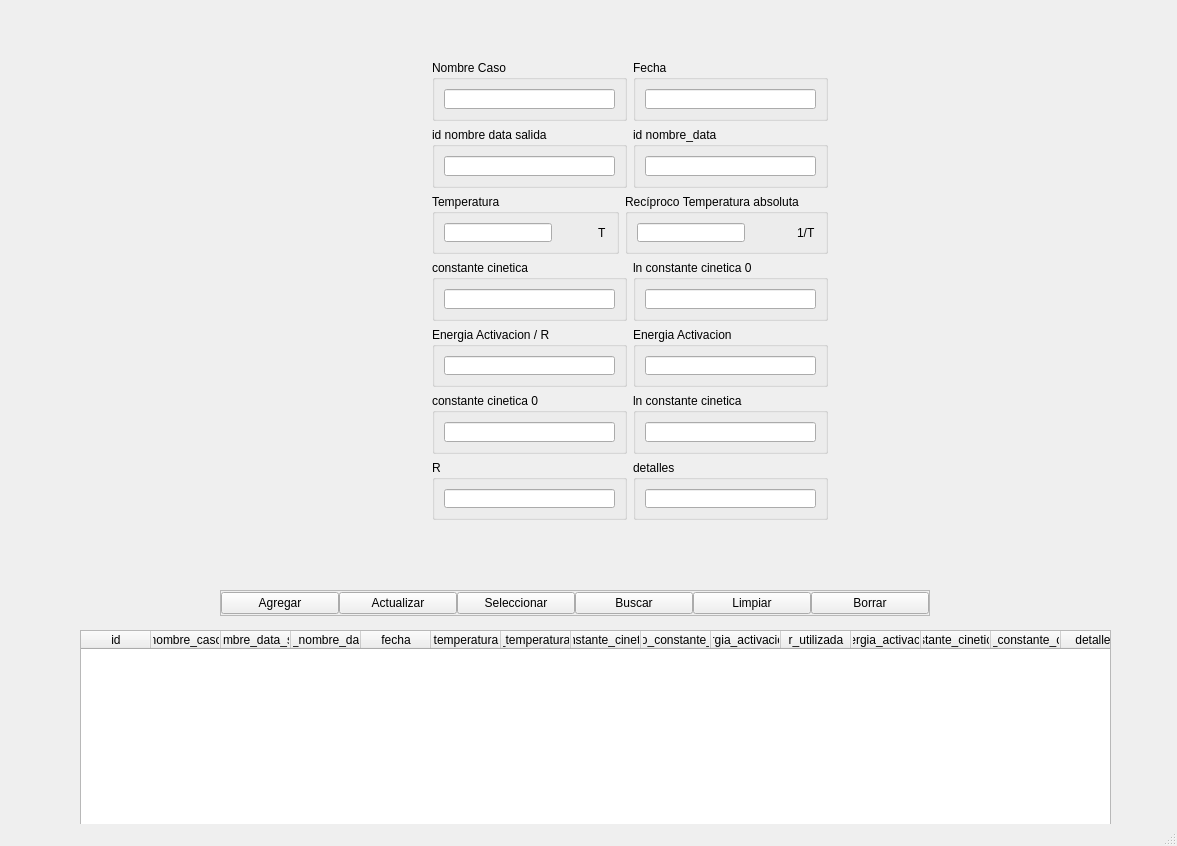
<?xml version="1.0" encoding="UTF-8"?>
<ui version="4.0">
 <class>MainWindow</class>
 <widget class="QMainWindow" name="MainWindow">
  <property name="geometry">
   <rect>
    <x>0</x>
    <y>0</y>
    <width>1177</width>
    <height>846</height>
   </rect>
  </property>
  <property name="windowTitle">
   <string>MainWindow</string>
  </property>
  <widget class="QWidget" name="centralwidget">
   <widget class="QFrame" name="funciones_frame_a">
    <property name="geometry">
     <rect>
      <x>220</x>
      <y>590</y>
      <width>710</width>
      <height>26</height>
     </rect>
    </property>
    <property name="frameShape">
     <enum>QFrame::StyledPanel</enum>
    </property>
    <property name="frameShadow">
     <enum>QFrame::Raised</enum>
    </property>
    <layout class="QHBoxLayout" name="horizontalLayout_76">
     <property name="spacing">
      <number>0</number>
     </property>
     <property name="leftMargin">
      <number>0</number>
     </property>
     <property name="topMargin">
      <number>0</number>
     </property>
     <property name="rightMargin">
      <number>0</number>
     </property>
     <property name="bottomMargin">
      <number>0</number>
     </property>
     <item>
      <widget class="QPushButton" name="agregar_a_btn">
       <property name="text">
        <string>Agregar</string>
       </property>
      </widget>
     </item>
     <item>
      <widget class="QPushButton" name="actualizar_a_btn">
       <property name="text">
        <string>Actualizar</string>
       </property>
      </widget>
     </item>
     <item>
      <widget class="QPushButton" name="seleccionar_a_btn">
       <property name="text">
        <string>Seleccionar</string>
       </property>
      </widget>
     </item>
     <item>
      <widget class="QPushButton" name="buscar_a_btn">
       <property name="text">
        <string>Buscar</string>
       </property>
      </widget>
     </item>
     <item>
      <widget class="QPushButton" name="limpiar_a_btn">
       <property name="text">
        <string>Limpiar</string>
       </property>
      </widget>
     </item>
     <item>
      <widget class="QPushButton" name="borrar_a_btn">
       <property name="text">
        <string>Borrar</string>
       </property>
      </widget>
     </item>
    </layout>
   </widget>
   <widget class="QTableWidget" name="datos_salida_tabla">
    <property name="geometry">
     <rect>
      <x>80</x>
      <y>630</y>
      <width>1031</width>
      <height>250</height>
     </rect>
    </property>
    <property name="minimumSize">
     <size>
      <width>0</width>
      <height>250</height>
     </size>
    </property>
    <property name="focusPolicy">
     <enum>Qt::NoFocus</enum>
    </property>
    <property name="showGrid">
     <bool>false</bool>
    </property>
    <attribute name="horizontalHeaderMinimumSectionSize">
     <number>50</number>
    </attribute>
    <attribute name="horizontalHeaderDefaultSectionSize">
     <number>70</number>
    </attribute>
    <attribute name="horizontalHeaderStretchLastSection">
     <bool>true</bool>
    </attribute>
    <attribute name="verticalHeaderVisible">
     <bool>false</bool>
    </attribute>
    <column>
     <property name="text">
      <string>id</string>
     </property>
    </column>
    <column>
     <property name="text">
      <string>nombre_caso</string>
     </property>
    </column>
    <column>
     <property name="text">
      <string>id_nombre_data_salida</string>
     </property>
    </column>
    <column>
     <property name="text">
      <string>id_nombre_data</string>
     </property>
    </column>
    <column>
     <property name="text">
      <string>fecha</string>
     </property>
    </column>
    <column>
     <property name="text">
      <string>temperatura</string>
     </property>
    </column>
    <column>
     <property name="text">
      <string>reciproco_temperatura_absoluta</string>
     </property>
    </column>
    <column>
     <property name="text">
      <string>constante_cinetica</string>
     </property>
    </column>
    <column>
     <property name="text">
      <string>logaritmo_constante_cinetica</string>
     </property>
    </column>
    <column>
     <property name="text">
      <string>energia_activacion_r</string>
     </property>
    </column>
    <column>
     <property name="text">
      <string>r_utilizada</string>
     </property>
    </column>
    <column>
     <property name="text">
      <string>energia_activacion</string>
     </property>
    </column>
    <column>
     <property name="text">
      <string>constante_cinetica_0</string>
     </property>
    </column>
    <column>
     <property name="text">
      <string>logaritmo_constante_cinetica_0</string>
     </property>
    </column>
    <column>
     <property name="text">
      <string>detalles</string>
     </property>
    </column>
   </widget>
   <widget class="QWidget" name="">
    <property name="geometry">
     <rect>
      <x>360</x>
      <y>60</y>
      <width>539</width>
      <height>460</height>
     </rect>
    </property>
    <layout class="QHBoxLayout" name="horizontalLayout_11">
     <item>
      <spacer name="horizontalSpacer">
       <property name="orientation">
        <enum>Qt::Horizontal</enum>
       </property>
       <property name="sizeHint" stdset="0">
        <size>
         <width>40</width>
         <height>20</height>
        </size>
       </property>
      </spacer>
     </item>
     <item>
      <layout class="QVBoxLayout" name="verticalLayout">
       <item>
        <layout class="QHBoxLayout" name="horizontalLayout_4">
         <item>
          <widget class="QGroupBox" name="groupBox_15">
           <property name="title">
            <string>Nombre Caso</string>
           </property>
           <layout class="QVBoxLayout" name="verticalLayout_40">
            <item>
             <widget class="QLineEdit" name="nombre_caso_a_edit">
              <property name="text">
               <string/>
              </property>
             </widget>
            </item>
           </layout>
          </widget>
         </item>
         <item>
          <widget class="QGroupBox" name="groupBox">
           <property name="title">
            <string>Fecha</string>
           </property>
           <layout class="QHBoxLayout" name="horizontalLayout_3">
            <item>
             <widget class="QLineEdit" name="fecha_a_edit"/>
            </item>
           </layout>
          </widget>
         </item>
        </layout>
       </item>
       <item>
        <layout class="QHBoxLayout" name="horizontalLayout_5">
         <item>
          <widget class="QGroupBox" name="groupBox_43">
           <property name="minimumSize">
            <size>
             <width>0</width>
             <height>0</height>
            </size>
           </property>
           <property name="title">
            <string>id nombre data salida</string>
           </property>
           <layout class="QHBoxLayout" name="horizontalLayout_2">
            <item>
             <widget class="QLineEdit" name="id_nombre_data_salida_a">
              <property name="minimumSize">
               <size>
                <width>0</width>
                <height>0</height>
               </size>
              </property>
              <property name="maximumSize">
               <size>
                <width>16777215</width>
                <height>16777215</height>
               </size>
              </property>
              <property name="text">
               <string/>
              </property>
             </widget>
            </item>
           </layout>
          </widget>
         </item>
         <item>
          <widget class="QGroupBox" name="groupBox_42">
           <property name="minimumSize">
            <size>
             <width>0</width>
             <height>0</height>
            </size>
           </property>
           <property name="title">
            <string>id nombre_data</string>
           </property>
           <layout class="QHBoxLayout" name="horizontalLayout">
            <item>
             <widget class="QLineEdit" name="id_nombre_data_a_edit">
              <property name="minimumSize">
               <size>
                <width>0</width>
                <height>0</height>
               </size>
              </property>
              <property name="maximumSize">
               <size>
                <width>16777215</width>
                <height>16777215</height>
               </size>
              </property>
              <property name="text">
               <string/>
              </property>
             </widget>
            </item>
           </layout>
          </widget>
         </item>
        </layout>
       </item>
       <item>
        <layout class="QHBoxLayout" name="horizontalLayout_6">
         <item>
          <widget class="QGroupBox" name="groupBox_44">
           <property name="title">
            <string>Temperatura</string>
           </property>
           <layout class="QHBoxLayout" name="horizontalLayout_20">
            <item>
             <widget class="QLineEdit" name="temperatura_a_edit"/>
            </item>
            <item>
             <spacer name="horizontalSpacer_19">
              <property name="orientation">
               <enum>Qt::Horizontal</enum>
              </property>
              <property name="sizeHint" stdset="0">
               <size>
                <width>40</width>
                <height>20</height>
               </size>
              </property>
             </spacer>
            </item>
            <item>
             <widget class="QLabel" name="temp_a_l">
              <property name="text">
               <string>T</string>
              </property>
             </widget>
            </item>
           </layout>
          </widget>
         </item>
         <item>
          <widget class="QGroupBox" name="groupBox_45">
           <property name="title">
            <string>Recíproco Temperatura absoluta</string>
           </property>
           <layout class="QHBoxLayout" name="horizontalLayout_21">
            <item>
             <widget class="QLineEdit" name="rtemperatura_a_edit"/>
            </item>
            <item>
             <spacer name="horizontalSpacer_20">
              <property name="orientation">
               <enum>Qt::Horizontal</enum>
              </property>
              <property name="sizeHint" stdset="0">
               <size>
                <width>40</width>
                <height>20</height>
               </size>
              </property>
             </spacer>
            </item>
            <item>
             <widget class="QLabel" name="rtemp_a_l">
              <property name="text">
               <string>1/T</string>
              </property>
             </widget>
            </item>
           </layout>
          </widget>
         </item>
        </layout>
       </item>
       <item>
        <layout class="QHBoxLayout" name="horizontalLayout_7">
         <item>
          <widget class="QGroupBox" name="groupBox_30">
           <property name="title">
            <string>constante cinetica</string>
           </property>
           <layout class="QVBoxLayout" name="verticalLayout_55">
            <item>
             <widget class="QLineEdit" name="constante_cinetica_a_edit"/>
            </item>
           </layout>
          </widget>
         </item>
         <item>
          <widget class="QGroupBox" name="groupBox_33">
           <property name="title">
            <string>ln constante cinetica 0</string>
           </property>
           <layout class="QVBoxLayout" name="verticalLayout_58">
            <item>
             <widget class="QLineEdit" name="ln_constante_cinetica_0_a_edit"/>
            </item>
           </layout>
          </widget>
         </item>
        </layout>
       </item>
       <item>
        <layout class="QHBoxLayout" name="horizontalLayout_8">
         <item>
          <widget class="QGroupBox" name="groupBox_27">
           <property name="title">
            <string>Energia Activacion / R</string>
           </property>
           <layout class="QVBoxLayout" name="verticalLayout_52">
            <item>
             <widget class="QLineEdit" name="energia_activacion_r_a_edit">
              <property name="text">
               <string/>
              </property>
             </widget>
            </item>
           </layout>
          </widget>
         </item>
         <item>
          <widget class="QGroupBox" name="groupBox_26">
           <property name="title">
            <string>Energia Activacion</string>
           </property>
           <layout class="QVBoxLayout" name="verticalLayout_51">
            <item>
             <widget class="QLineEdit" name="energia_activacion_a_edit">
              <property name="text">
               <string/>
              </property>
             </widget>
            </item>
           </layout>
          </widget>
         </item>
        </layout>
       </item>
       <item>
        <layout class="QHBoxLayout" name="horizontalLayout_9">
         <item>
          <widget class="QGroupBox" name="groupBox_32">
           <property name="title">
            <string>constante cinetica 0</string>
           </property>
           <layout class="QVBoxLayout" name="verticalLayout_57">
            <item>
             <widget class="QLineEdit" name="constante_cinetica_0_a_edit"/>
            </item>
           </layout>
          </widget>
         </item>
         <item>
          <widget class="QGroupBox" name="groupBox_31">
           <property name="title">
            <string>ln constante cinetica</string>
           </property>
           <layout class="QVBoxLayout" name="verticalLayout_56">
            <item>
             <widget class="QLineEdit" name="ln_constante_cinetica_a_edit"/>
            </item>
           </layout>
          </widget>
         </item>
        </layout>
       </item>
       <item>
        <layout class="QHBoxLayout" name="horizontalLayout_10">
         <item>
          <widget class="QGroupBox" name="groupBox_23">
           <property name="title">
            <string>R</string>
           </property>
           <layout class="QVBoxLayout" name="verticalLayout_48">
            <item>
             <widget class="QLineEdit" name="r_a_edit">
              <property name="text">
               <string/>
              </property>
             </widget>
            </item>
           </layout>
          </widget>
         </item>
         <item>
          <widget class="QGroupBox" name="groupBox_22">
           <property name="title">
            <string>detalles</string>
           </property>
           <layout class="QVBoxLayout" name="verticalLayout_47">
            <item>
             <widget class="QLineEdit" name="detalles_a_edit">
              <property name="text">
               <string/>
              </property>
             </widget>
            </item>
           </layout>
          </widget>
         </item>
        </layout>
       </item>
      </layout>
     </item>
     <item>
      <spacer name="horizontalSpacer_2">
       <property name="orientation">
        <enum>Qt::Horizontal</enum>
       </property>
       <property name="sizeHint" stdset="0">
        <size>
         <width>40</width>
         <height>20</height>
        </size>
       </property>
      </spacer>
     </item>
    </layout>
   </widget>
  </widget>
  <widget class="QMenuBar" name="menubar">
   <property name="geometry">
    <rect>
     <x>0</x>
     <y>0</y>
     <width>1177</width>
     <height>22</height>
    </rect>
   </property>
  </widget>
  <widget class="QStatusBar" name="statusbar"/>
 </widget>
 <resources/>
 <connections/>
</ui>
